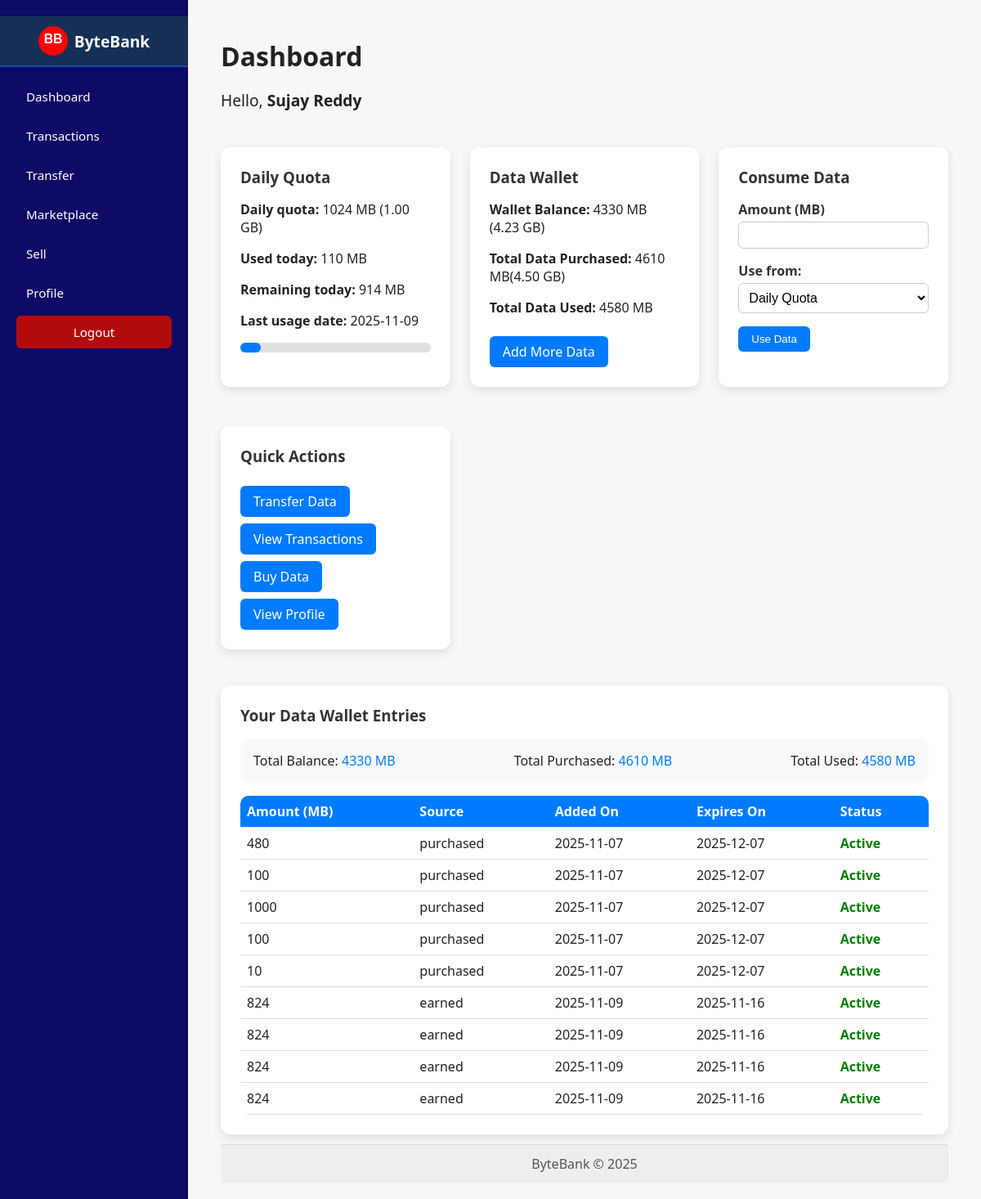
The page /dashboard (signed in) on the database its author committed.
### app.py (models this page shows, shortened)
class User(db.Model):
    id = db.Column(db.Integer, primary_key=True)
    name = db.Column(db.String(120), nullable=False)
    email = db.Column(db.String(150), unique=True, nullable=False)
    password_hash = db.Column(db.String(200), nullable=False)
    daily_quota_mb = db.Column(db.Integer, default=1024)  # default 1GB/day in MB
    used_today_mb = db.Column(db.Integer, default=0)
    total_used_mb = db.Column(db.Integer, default=0) #cumulative all-time usage
    last_usage_date = db.Column(db.Date, nullable=True)
    is_admin = db.Column(db.Boolean, default=False)
    created_at = db.Column(db.DateTime, default=datetime.utcnow)
    last_login = db.Column(db.DateTime)
    wallet = db.relationship('DataWallet', uselist=False, back_populates='user')
    sent_transactions = db.relationship('Transaction', back_populates='sender', foreign_keys='Transaction.sender_id')
    received_transactions = db.relationship('Transaction', back_populates='receiver', foreign_keys='Transaction.receiver_id')

class DataWallet(db.Model):
    id = db.Column(db.Integer, primary_key=True)
    user_id = db.Column(db.Integer, db.ForeignKey('user.id'), unique=True, nullable=False)
    balance_mb = db.Column(db.Integer, default=0)  # stored in MB
    total_purchased_mb = db.Column(db.Integer,default=0)
    total_used_mb = db.Column(db.Integer, default=0)
    created_at = db.Column(db.DateTime, default=datetime.utcnow)
    user = db.relationship('User', back_populates='wallet')

class DataEntry(db.Model):
    _tablename_ = 'data_entry'
    id = db.Column(db.Integer, primary_key=True)
    user_id = db.Column(db.Integer, db.ForeignKey('user.id'), nullable=False)
    amount_mb = db.Column(db.Integer, nullable=False)
    source = db.Column(db.String(20), nullable=False)  # 'earned' or 'purchased'
    added_on = db.Column(db.DateTime, default=datetime.utcnow)
    expiry_date = db.Column(db.DateTime, nullable=False)
    user = db.relationship('User', backref='data_entries')

### app.py (the view)
@app.route('/dashboard')
def dashboard():
    user = current_user()
    if not user:
        return redirect(url_for('login'))
    simulate_end_of_day_rollover(user)
    wallet = ensure_wallet(user)
    cleanup_expired_entries(user)
    active_entries = get_active_entries(user)
    total_active_mb = sum(entry.amount_mb for entry in active_entries)
    expiring_soon = [
        entry for entry in active_entries
        if (entry.expiry_date - datetime.utcnow()).days <= 3
    ]
    remaining_today = max(user.daily_quota_mb - user.used_today_mb, 0)
    total_used_mb = user.used_today_mb
    total_all_time = (user.used_today_mb or 0) + (wallet.total_used_mb or 0)
    return render_template(
        'dashboard.html',
        user=user,
        wallet=wallet,
        active_entries=active_entries,
        total_active_mb=total_active_mb,
        expiring_soon=expiring_soon,
        remaining_today=remaining_today,
        total_used_mb=total_used_mb,
        total_all_time=total_all_time,
        wallet_balance=wallet.balance_mb
    )

### app.py (called while the page is built, shortened)
def current_user():
    user_id = session.get('user_id')
    if not user_id:
        return None
    return User.query.get(user_id)

def ensure_wallet(user):
    if not user.wallet:
        wallet = DataWallet(user_id=user.id, balance_mb=0)
        db.session.add(wallet)
        db.session.commit()
        return wallet
    return user.wallet

def simulate_end_of_day_rollover(user):
    if not user:
        return
    today = date.today()
    if user.last_usage_date == today:
        return

def cleanup_expired_entries(user):
    now = datetime.utcnow()
    expired = DataEntry.query.filter(DataEntry.user_id==user.id, DataEntry.expiry_date < now).all()
    if expired:
        for e in expired:
            db.session.delete(e)
        db.session.commit()

def get_active_entries(user):
    now = datetime.utcnow()
    return DataEntry.query.filter(
        DataEntry.user_id == user.id,
        DataEntry.expiry_date > now
    ).all()

@app.template_filter('mb_to_gb')
def mb_to_gb(mb):
    try:
        mb_val = (mb or 0)
        return f"{mb_val/1024:.2f} GB"
    except Exception:
        return "0.00 GB"

@app.context_processor
def inject_now():
    return {'datetime': datetime}

### templates/dashboard.html (shortened to what this page needs)
{% extends 'layout.html' %}
{% block content %}
<h2 class="dashboard-title">Dashboard</h2>
<p class="welcome-text">Hello, <strong>{{ user.name }}</strong></p>
<div class="cards-container">
  <div class="card">
    <h3>Daily Quota</h3>
    <p><strong>Daily quota:</strong> {{ user.daily_quota_mb }} MB ({{ user.daily_quota_mb|mb_to_gb }})</p>
    <p><strong>Used today:</strong> {{ user.used_today_mb }} MB</p>
    <p><strong>Remaining today:</strong> {{ (user.daily_quota_mb - user.used_today_mb) if user.daily_quota_mb > user.used_today_mb else 0 }} MB</p>
    <p><strong>Last usage date:</strong> {{ user.last_usage_date or 'N/A' }}</p>
    {% set remaining = user.daily_quota_mb - user.used_today_mb %}
    <div class="progress-bar">
      {% set percent = ((user.used_today_mb / user.daily_quota_mb) * 100) if user.daily_quota_mb else 0 %}
      <div class="progress" style="width: {{ percent|round(1) }}%;"></div>
    </div>
  </div>
  <div class="card">
    <h3>Data Wallet</h3>
    {% if wallet %}
      <p><strong>Wallet Balance:</strong> <span>{{ wallet.balance_mb }} MB</span> ({{ wallet.balance_mb|mb_to_gb }})</p>
      <p><strong>Total Data Purchased:</strong> <span>{{ wallet.total_purchased_mb }} MB</span>({{wallet.total_purchased_mb|mb_to_gb }}) </p>
      <p><strong>Total Data Used:</strong> {{ wallet.total_used_mb or 0 }} MB</p>
      <a href="{{ url_for('buy_data') }}" class="btn">Add More Data</a>
    {% else %}
      <p>No wallet data available.</p>
    {% endif %}
  </div>
  <div class="card">
  <h3>Consume Data</h3>
  <form method="post" action="{{ url_for('use_data') }}">
    <label for="amount_mb">Amount (MB)</label>
    <input type="number" id="amount_mb" name="amount_mb" min="1" required>
    <label for="source">Use from:</label>
    <select id="source" name="source" required>
      <option value="daily">Daily Quota</option>
    </select>
    <button type="submit" class="btn">Use Data</button>
  </form>
</div>
  <div class="card">
    <h3>Quick Actions</h3>
    <div class="quick-actions">
      <a class="btn" href="{{ url_for('transfer') }}">Transfer Data</a>
      <a class="btn" href="{{ url_for('transactions') }}">View Transactions</a>
      <a class="btn" href="{{ url_for('buy_data') }}">Buy Data</a>
      <a class="btn" href="{{ url_for('profile') }}">View Profile</a>
    </div>
  </div>
</div>
<div class="card" style="margin-top: 2rem;">
  <h3>Your Data Wallet Entries</h3>
  {% if wallet %}
    <div class="wallet-summary">
      <div>Total Balance: <span>{{ wallet.balance_mb }} MB</span></div>
      <div>Total Purchased: <span>{{ wallet.total_purchased_mb }} MB</span></div>
      <div>Total Used: <span>{{ wallet.total_used_mb or 0 }} MB</span></div>
    </div>
  {% endif %}
  <table>
    <tr>
      <th>Amount (MB)</th>
      <th>Source</th>
      <th>Added On</th>
      <th>Expires On</th>
      <th>Status</th>
    </tr>
    {% for entry in active_entries %}
    <tr>
      <td>{{ entry.amount_mb }}</td>
      <td>{{ entry.source }}</td>
      <td>{{ entry.added_on.strftime('%Y-%m-%d') }}</td>
      <td>{{ entry.expiry_date.strftime('%Y-%m-%d') }}</td>
      <td>
        {% if entry.expiry_date < datetime.utcnow() %}
          <span class="status-expired">Expired</span>
        {% elif (entry.expiry_date - datetime.utcnow()).days <= 3 %}
          <span class="status-expiring">Expiring Soon</span>
        {% else %}
          <span class="status-active">Active</span>
        {% endif %}
      </td>
    </tr>
    {% else %}
    <tr><td colspan="10" style="text-align:center;">No active data entries.</td></tr>
    {% endfor %}
  </table>
</div>
{% endblock %}

### static/main.css (style rules this page uses)
body { font-family: 'Segoe UI', Tahoma, sans-serif; margin: 0; background: #f7f7f7; color: #222; display: flex; flex-direction: column; min-height: 100vh; }
.card { background: white; padding: 16px; margin: 12px 0; border-radius: 6px; box-shadow: 0 1px 3px rgba(0, 0, 0, 0.06); }
input[type="text"], input[type="email"], input[type="password"], input[type="number"] { width: 100%; padding: 8px; box-sizing: border-box; margin-top: 4px; border: 1px solid #ccc; border-radius: 4px; }
button, .btn { display: inline-block; margin-top: 10px; padding: 8px 12px; background: #007bff; color: white; border: none; border-radius: 4px; text-decoration: none; cursor: pointer; }
table { width: 100%; border-collapse: collapse; }
table td, table th { padding: 8px; border-bottom: 1px solid #ddd; }
select { width: 100%; padding: 0.5rem; margin-top: 0.25rem; margin-bottom: 0.5rem; border-radius: 6px; border: 1px solid #ccc; background-color: #fff; font-size: 1rem; transition: border-color 0.2s, box-shadow 0.2s; }
option { padding: 0.5rem; }
label { font-weight: 600; display: block; margin-top: 0.5rem; color: #333; }

### templates/dashboard.html (style rules this page uses)
.dashboard-title { font-size: 2rem; margin-bottom: 0.5rem; color: #222; }
.welcome-text { font-size: 1.2rem; margin-bottom: 2rem; }
.cards-container { display: grid; grid-template-columns: repeat(auto-fit, minmax(280px, 1fr)); gap: 1.5rem; margin-bottom: 2rem; }
.card { background-color: rgba(255, 255, 255, 0.95); border-radius: 12px; padding: 1.5rem; box-shadow: 0 4px 12px rgba(0,0,0,0.1); transition: transform 0.2s, box-shadow 0.2s; }
.card h3 { margin-top: 0; margin-bottom: 1rem; color: #333; }
.btn { display: inline-block; padding: 0.5rem 1rem; margin-top: 0.5rem; background-color: #007bff; color: #fff; border-radius: 6px; text-decoration: none; text-align: center; transition: background-color 0.2s; }
.progress-bar { width: 100%; height: 12px; background-color: #e0e0e0; border-radius: 6px; margin-top: 1rem; }
.progress { height: 100%; background-color: #007bff; border-radius: 6px; }
.quick-actions a { margin-right: 0.5rem; }
input[type="number"] { width: 100%; padding: 0.5rem; margin-top: 0.25rem; margin-bottom: 0.5rem; border-radius: 6px; border: 1px solid #ccc; }
table { width: 100%; border-collapse: collapse; margin-top: 1rem; background-color: #fff; border-radius: 10px; overflow: hidden; }
th, td { text-align: left; padding: 0.75rem; border-bottom: 1px solid #ddd; }
th { background-color: #007bff; color: #fff; }
.status-active { color: green; font-weight: 600; }
.wallet-summary { background: #f8f9fa; border-radius: 10px; padding: 1rem; margin-top: 1rem; display: flex; justify-content: space-between; align-items: center; font-weight: 500; }
.wallet-summary span { color: #007bff; }

### rows shown on the page
User: name "Sujay Reddy", daily_quota_mb "1024", daily_quota_mb|mb_to_gb "1.00 GB", used_today_mb "110", daily_quota_mb+used_today_mb "914", last_usage_date "2025-11-09"
DataWallet: balance_mb "4330", balance_mb|mb_to_gb "4.23 GB", total_purchased_mb "4610", total_purchased_mb|mb_to_gb "4.50 GB", total_used_mb "4580"
DataEntry: amount_mb "480", source "purchased", added_on "2025-11-07", expiry_date "2025-12-07", shows "Active"
DataEntry: amount_mb "100", source "purchased", added_on "2025-11-07", expiry_date "2025-12-07", shows "Active"
DataEntry: amount_mb "1000", source "purchased", added_on "2025-11-07", expiry_date "2025-12-07", shows "Active"
DataEntry: amount_mb "100", source "purchased", added_on "2025-11-07", expiry_date "2025-12-07", shows "Active"
DataEntry: amount_mb "10", source "purchased", added_on "2025-11-07", expiry_date "2025-12-07", shows "Active"
DataEntry: amount_mb "824", source "earned", added_on "2025-11-09", expiry_date "2025-11-16", shows "Active"
DataEntry: amount_mb "824", source "earned", added_on "2025-11-09", expiry_date "2025-11-16", shows "Active"
DataEntry: amount_mb "824", source "earned", added_on "2025-11-09", expiry_date "2025-11-16", shows "Active"
DataEntry: amount_mb "824", source "earned", added_on "2025-11-09", expiry_date "2025-11-16", shows "Active"
